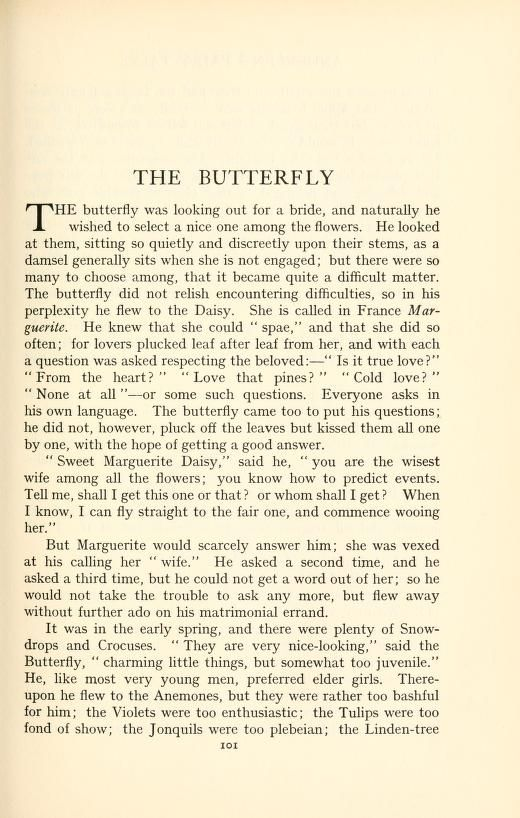
#> input picture data/raw_pdfs/scanned_pdf_samples/scanned_image2_jpg.jpg, 520 x 818 px
$ python -i ocr_pipeline.py   (imports and definitions only)
#> lines starting #> are read from the running program, lines starting #| are printed output that depends on the picture; after the words box and inside, x2 and y2 are one past the last pixel; in counts of white or black regions, pixels touching at a corner belong together
#> further down, picture is the input picture: shape (818, 520, 3); mean B, G, R 202.9, 230.6, 239.1
# OCR Pipeline
## Convert pdf to images
from pdf2image import convert_from_path

# [1 line that did not run here, left out]

## Image Preprocessing (Noise Reduction)
import cv2
import numpy as np

def preprocess_image(pil_image):
    img = np.array(pil_image)

    # Convert to grayscale
    gray = cv2.cvtColor(img, cv2.COLOR_BGR2GRAY)
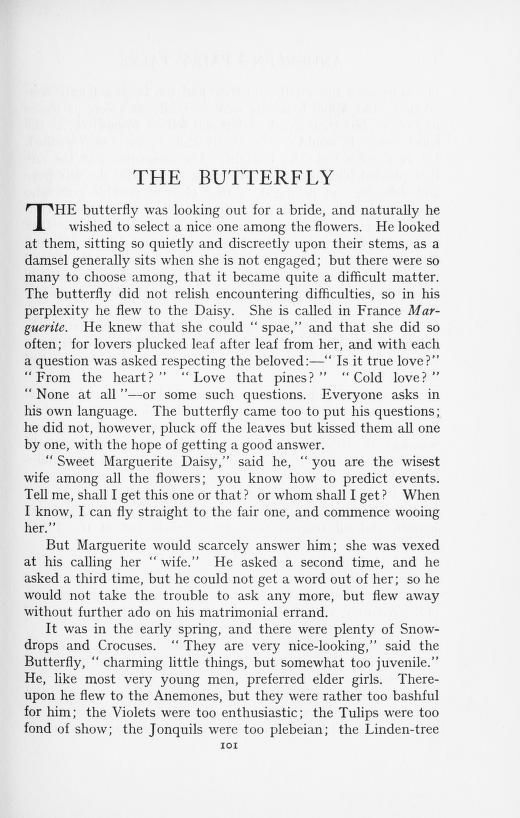
#> gray: shape (818, 520); min 6, max 253, mean 229.9

    # Noise removal
    gray = cv2.medianBlur(gray, 3)
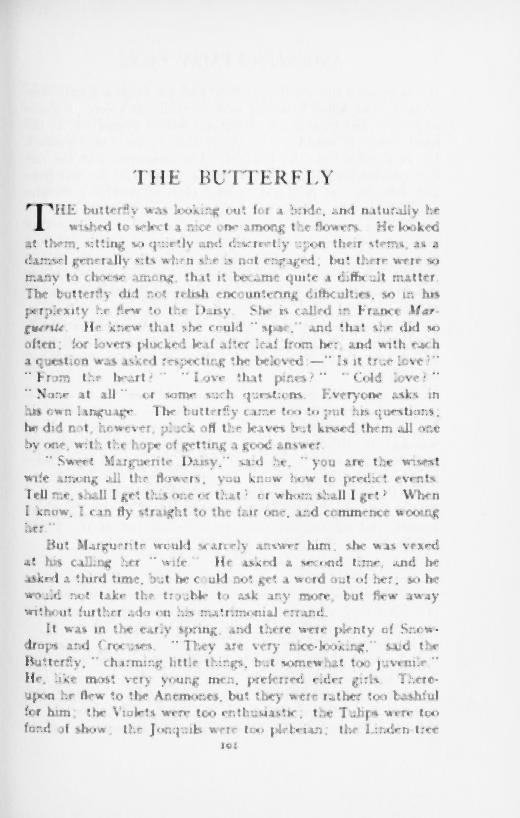
#> gray: shape (818, 520); min 23, max 252, mean 234.4

    # Thresholding (binarization)
    _, thresh = cv2.threshold(gray, 150, 255, cv2.THRESH_BINARY)
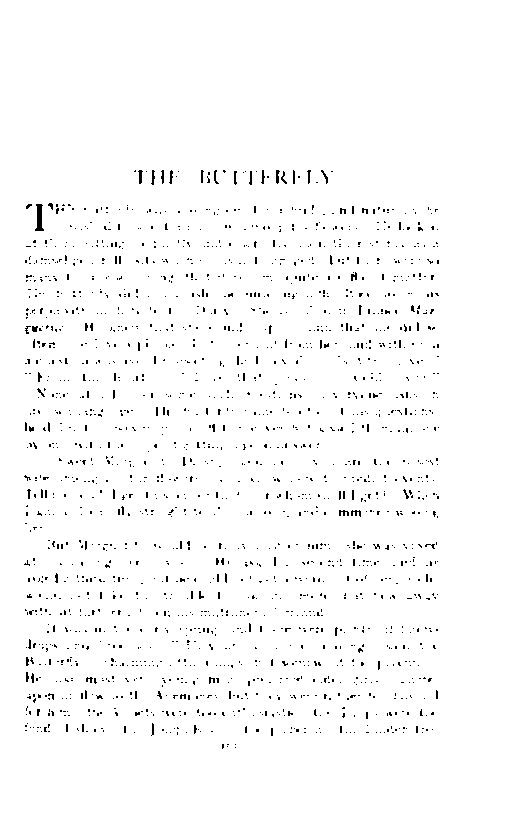
#> thresh: shape (818, 520); 97.9% white; black in thin lines or dots, all inside (x1, y1, x2, y2) = (24, 170, 439, 749)

    return thresh

# [1 line not run here, left out]

>>> import cv2
>>> picture = cv2.imread('data/raw_pdfs/scanned_pdf_samples/scanned_image2_jpg.jpg')
>>> result = preprocess_image(picture)
